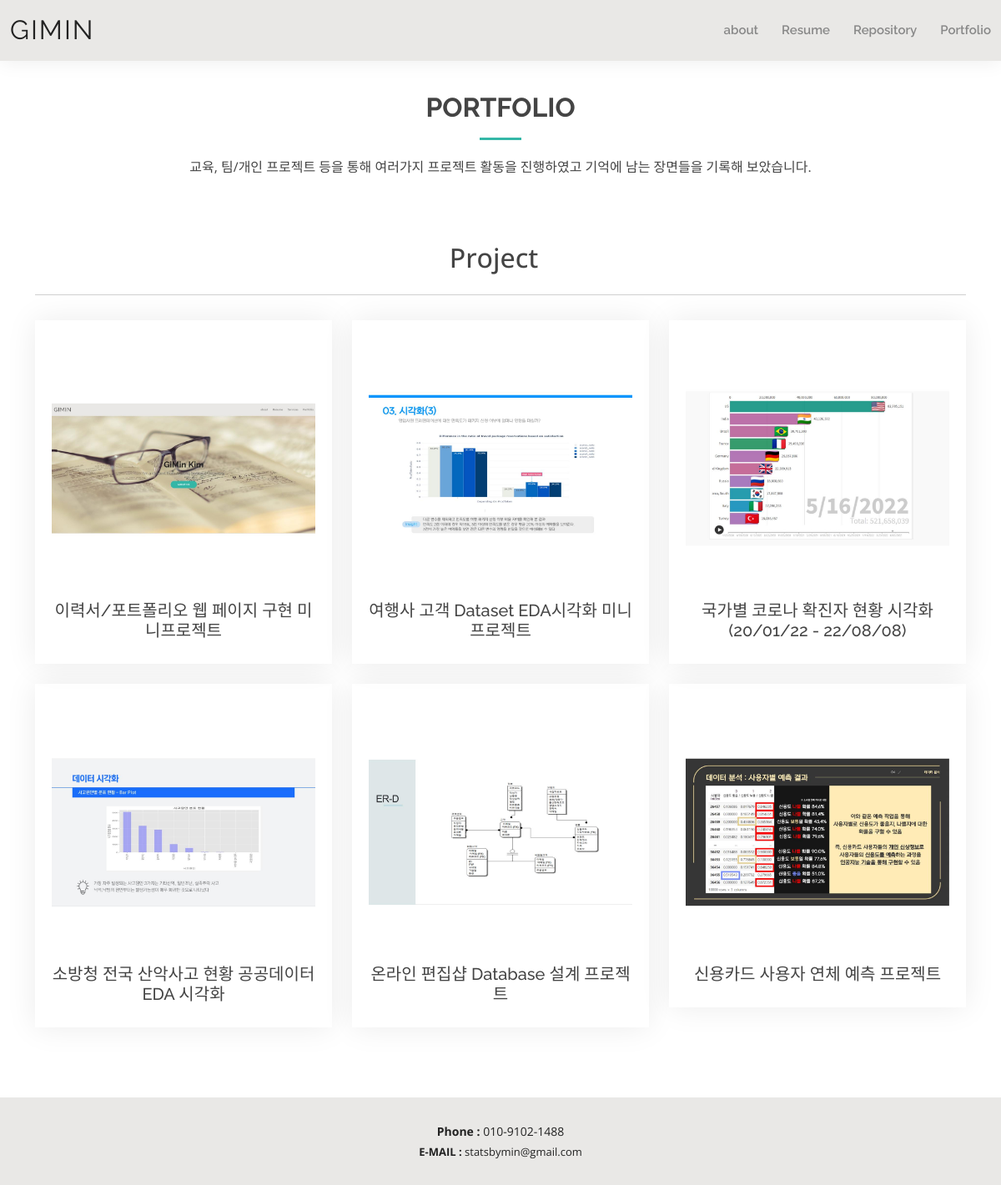
The app's page /photo/ with its own data.
### photo/models.py (models this page shows, shortened)
class Album(models.Model):
    name = models.CharField(max_length=30)
    description = models.CharField('One Line Description', max_length=100, blank=True)
    class Meta:
        ordering = ('name', )

class Photo(models.Model):
    album = models.ForeignKey(Album, on_delete=models.CASCADE)
    title = models.CharField('TITLE', max_length=30)
    description = models.TextField('Photo_Description', blank=True)
    image = ThumbnailImageField(upload_to = 'photo/%Y/%m')
    upload_dt = models.DateTimeField('Upload Date', auto_now_add=True)
    project_name = models.CharField('Project_Name', max_length=100, blank=True, null=True)
    class Meta:
        ordering = ('-upload_dt', )
    def get_absolute_url(self):
        return reverse('photo:photo_detail', args=(self.id,))

### photo/views.py (the view)
# urls.py: path('', views.AlbumLV.as_view(), name='index'),
class AlbumLV(ListView):
    model = Album

### photo/fields.py (called while the page is built)
    def _add_thumb(self, s):
        parts = s.split('.')
        parts.insert(-1, 'thumb')
        if parts[-1].lower() not in ('jpeg', 'jpg'):
            parts[-1] = 'jpg'
        return '.'.join(parts)

    @property
    def thumb_url(self):
        return self._add_thumb(self.url)

### photo/templates/photo/album_list.html (shortened to what this page needs)
{% extends 'base.html' %}
{% load static %}
{% block content %}
<main id="main">
    <section id="portfolio1" class="portfolio1">
      <div class="container" data-aos="fade-up">
        <div class="section-title">
          <h2>Portfolio</h2>
          <p>교육, 팀/개인 프로젝트 등을 통해 여러가지 프로젝트 활동을 진행하였고 기억에 남는 장면들을 기록해 보았습니다.</p>
        </div>
    {% for object in object_list %}
    <div class="mt-5" style="text-align:center ;">
        <a class="h2" href="{% url 'photo:album_detail' object.id %}">{{ object.name }}</a>&emsp; <br><br>
    </div>
    <hr style="margin: 0 0 30px 0;">
    <div class="row">
        {% for photo in object.photo_set.all|slice:"20" %}
        <div class="col-lg-4 col-md-6 align-items-stretch mt-4 mt-md-0" data-aos="zoom-in" data-aos-delay="200">
          <a href="{{ photo.get_absolute_url }}">
            <div class="icon-box iconbox-orange mb-4">
              <div>
                  <div style="overflow: hidden;">
                    <img class="joom" src="{{ photo.image.thumb_url }}" alt="" width="100%">
                  </div>
                  <h5>{{ photo.project_name }}</h5>
              </div>
            </div>
          </a>
          </div>
        {% endfor %}
    </div>
    {% endfor %}
  </section>
</main>
{% endblock %}

### templates/base.html (shortened to what this page needs)
{% load static %}
<!DOCTYPE html>
<html lang="en">
<head>
  <link href="{% static '/vendor/aos/aos.css' %}" rel="stylesheet">
  <link href="{% static '/vendor/bootstrap/css/bootstrap.min.css' %}" rel="stylesheet">
  <link href="{% static '/vendor/bootstrap-icons/bootstrap-icons.css' %}" rel="stylesheet">
  <link href="{% static '/vendor/boxicons/css/boxicons.min.css' %}" rel="stylesheet">
  <link href="{% static '/vendor/glightbox/css/glightbox.min.css' %}" rel="stylesheet">
  <link href="{% static '/vendor/swiper/swiper-bundle.min.css' %}" rel="stylesheet">
  <link href="{% static '/css/style.css' %}" rel="stylesheet">
</head>
<body>
  <header id="header" class="fixed-top">
    <div class="container-fluid d-flex justify-content-between align-items-center">
      <h1 class="logo me-auto me-lg-0"><a href="{% url 'index' %}">GiMin</a></h1>
      <nav id="navbar" class="navbar order-last order-lg-0">
        <ul>
          <li><a href="{% url 'about' %}">about</a></li>
          <li><a href="{% url 'resume' %}">Resume</a></li>
          <li><a href="{% url 'services' %}">Repository</a></li>
          <li><a href="{% url 'photo:album_list' %}">Portfolio</a></li>
        </ul>
      </nav>
    </div>
  </header>
  {% block content %}
  {% endblock %}
  <footer id="footer">
    <div class="container">
      <div class="gimin">
        <strong><span>Phone : </span></strong>010-9102-1488
      </div>
      <div class="credits">
        <strong><span>E-MAIL : </span></strong>statsbymin@gmail.com
      </div>
    </div>
  </footer>
</body>
</html>

### static/css/style.css (style rules this page uses)
body { font-family: "Open Sans", sans-serif; color: #444444; }
a { color: #444444; text-decoration: none; }
h1, h2, h3, h4, h5, h6 { font-family: "Raleway", sans-serif; }
#main { margin-top: 50px; }
#header { background: #e9e8e6; box-shadow: 0px 0px 25px 0 rgba(0, 0, 0, 0.08); z-index: 997; padding: 15px 0; }
#header .logo { font-size: 32px; margin: 0; padding: 0; line-height: 1; font-weight: 400; letter-spacing: 2px; text-transform: uppercase; }
#header .logo a { color: #222222; }
.navbar { padding: 0; }
.navbar ul { margin: 0; padding: 0; display: flex; list-style: none; align-items: center; }
.navbar li { position: relative; padding: 10px 0 10px 28px; }
.navbar a, .navbar a:focus { display: flex; align-items: center; justify-content: space-between; font-family: "Raleway", sans-serif; font-size: 15px; font-weight: 600; color: #888888; white-space: nowrap; transition: 0.3s; position: relative; }
.navbar>ul>li>a:before { content: ""; position: absolute; width: 0; height: 2px; bottom: -5px; left: 0; background-color: #34b7a7; visibility: hidden; width: 0px; transition: all 0.3s ease-in-out 0s; }
section { padding: 60px 0; }
.section-title { text-align: center; padding-bottom: 30px; }
.section-title h2 { font-size: 32px; font-weight: bold; text-transform: uppercase; margin-bottom: 20px; padding-bottom: 20px; position: relative; }
.section-title h2::after { content: ""; position: absolute; display: block; width: 50px; height: 3px; background: #34b7a7; bottom: 0; left: calc(50% - 25px); }
.section-title p { margin-bottom: 0; }
.portfolio1 img { transition: all 0.2s linear; }
.portfolio1 .icon-box { text-align: center; padding: 20px 20px 20px 20px; transition: all ease-in-out 0.3s; background: #fff; box-shadow: 0px 0 35px 0 rgba(0, 0, 0, 0.08); }
#footer { background: #e9e8e6; padding: 30px 0; color: #222222; font-size: 14px; text-align: center; }
#footer .credits { padding-top: 5px; font-size: 13px; }

### records on screen
Album: name "Project"
Photo: shows a picture, project_name "이력서/포트폴리오 웹 페이지 구현 미니프로젝트"
Photo: shows a picture, project_name "여행사 고객 Dataset EDA시각화 미니프로젝트"
Photo: shows a picture, project_name "국가별 코로나 확진자 현황 시각화(20/01/22 - 22/08/08)"
Photo: shows a picture, project_name "소방청 전국 산악사고 현황 공공데이터 EDA 시각화"
Photo: shows a picture, project_name "온라인 편집샵 Database 설계 프로젝트"
Photo: shows a picture, project_name "신용카드 사용자 연체 예측 프로젝트"
